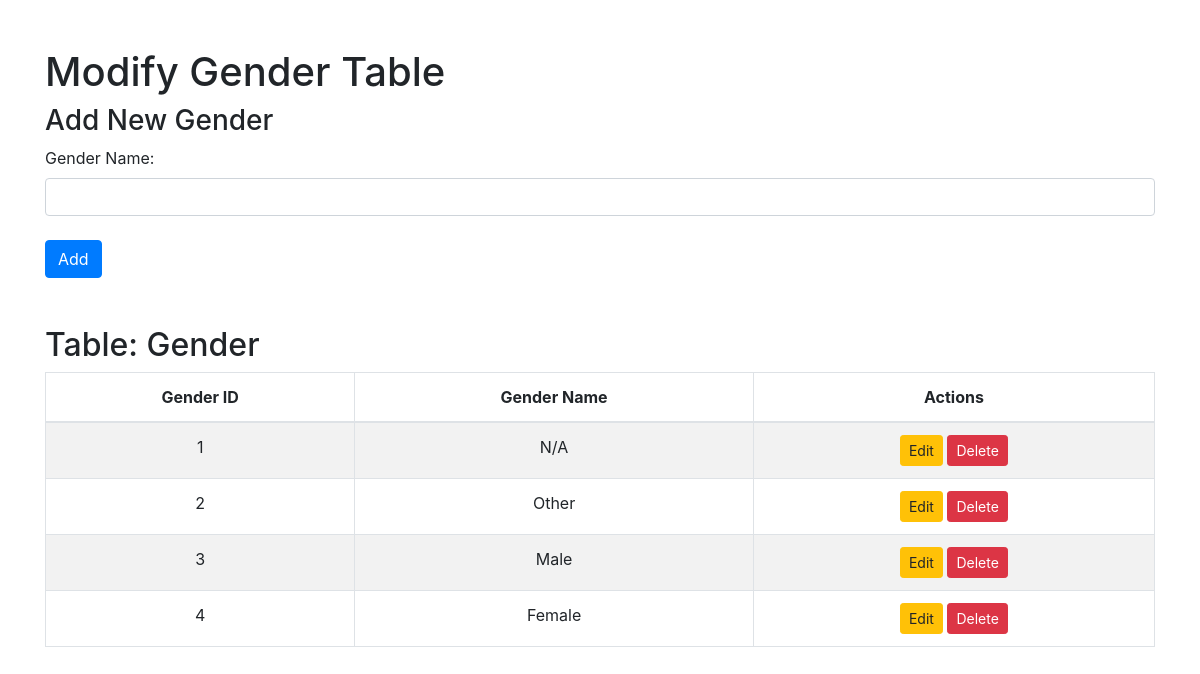
The page /input_tables/input_gender.php on the database its author committed.
### tables this page shows
CREATE TABLE `gender` (
  `GenderID` int(11) NOT NULL,
  `GenderName` varchar(50) NOT NULL
);

### input_tables/input_gender.php (the view, shortened to what this page needs)
<?php
include('../db_connect.php');
?>
<!DOCTYPE html>
<html>
<head>
    <link href="https://cdnjs.cloudflare.com/ajax/libs/bootstrap/4.6.2/css/bootstrap.min.css" rel="stylesheet">
</head>
<body>
    <div class="container mt-5">
        <h1>Modify Gender Table</h1>
        <h3>Add New Gender</h3>
        <form method="post" action="input_gender.php" class="mb-4">
            <div class="form-group">
                <label for="genderName">Gender Name:</label>
                <input type="text" id="genderName" name="genderName" class="form-control" required>
            </div>
            <button type="submit" class="btn btn-primary mt-2">Add</button>
        </form>
        <h2>Table: Gender</h2>
        <div class="table-responsive">
            <table class="table table-bordered table-striped">
                <thead>
                    <tr>
                        <th>Gender ID</th>
                        <th>Gender Name</th>
                        <th>Actions</th>
                    </tr>
                </thead>
                <tbody>
                    <?php
                    $result = $conn->query("SELECT * FROM gender ORDER BY GenderID");
                    while ($row = $result->fetch_assoc()) {
                        echo "<tr>";
                        echo "<td>" . htmlspecialchars($row['GenderID']) . "</td>";
                        echo "<td>" . htmlspecialchars($row['GenderName']) . "</td>";
                        echo "<td>";
                        echo "<a href='?action=edit&id=" . $row['GenderID'] . "' class='btn btn-warning btn-sm'>Edit</a> ";
                        echo "<a href='?action=delete&id=" . $row['GenderID'] . "' class='btn btn-danger btn-sm' onclick=\"return confirm('Are you sure you want to delete this record?');\">Delete</a>";
                        echo "</td>";
                        echo "</tr>";
                    }
                    ?>
                </tbody>
            </table>
        </div>
    </div>
</body>
</html>

### input_tables/input_gender.php (style rules this page uses)
table th, table td { text-align: center; vertical-align: middle; }
.table-responsive { max-height: 400px; overflow-y: auto; }
.table thead th { position: sticky; top: 0; background-color: #fff; z-index: 1; }

### rows shown on the page
gender: GenderID "1", GenderName "N/A"
gender: GenderID "2", GenderName "Other"
gender: GenderID "3", GenderName "Male"
gender: GenderID "4", GenderName "Female"
